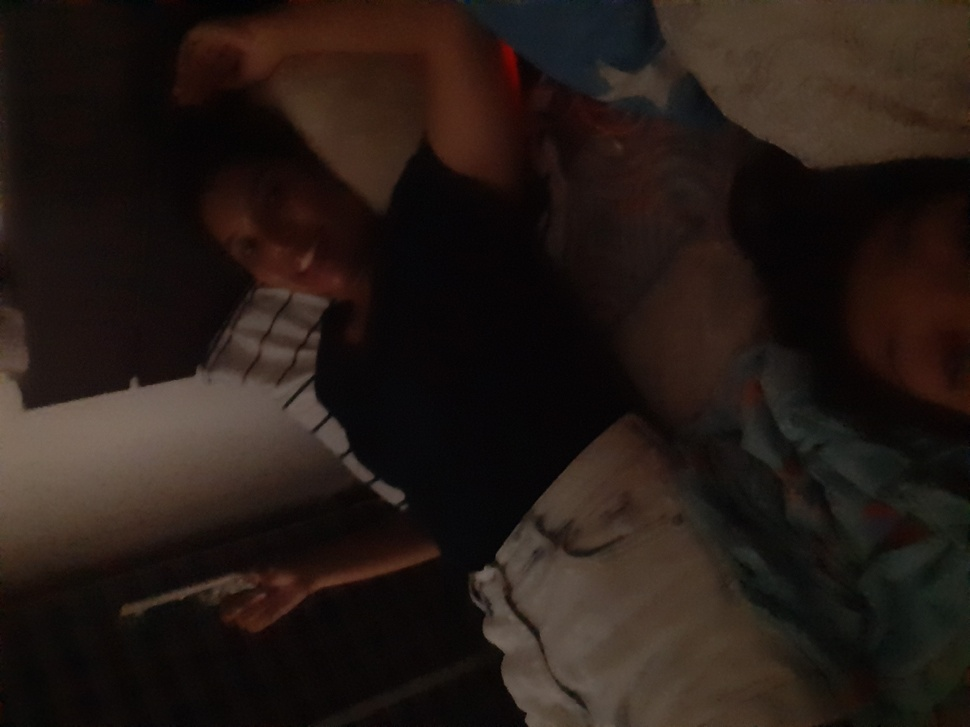
%> input picture Digital image formation and enhancement/4/d.jpg, 970 x 727 px, shrunk from 3296 x 2472 before the run
$ octave Act15.m   (GNU Octave 9; MATLAB toolbox functions it lacks are replaced by stand-ins)
%> lines starting %> are read from the running program, lines starting %| are printed output that depends on the picture
dark_im = imread("C:\Users\Faye\Documents\B1\1.5\d.JPG");
%> dark_im is the input picture: size 727x970x3 uint8; mean R, G, B 36.7, 26.6, 21.7
dark = imrotate(dark_im, -90);
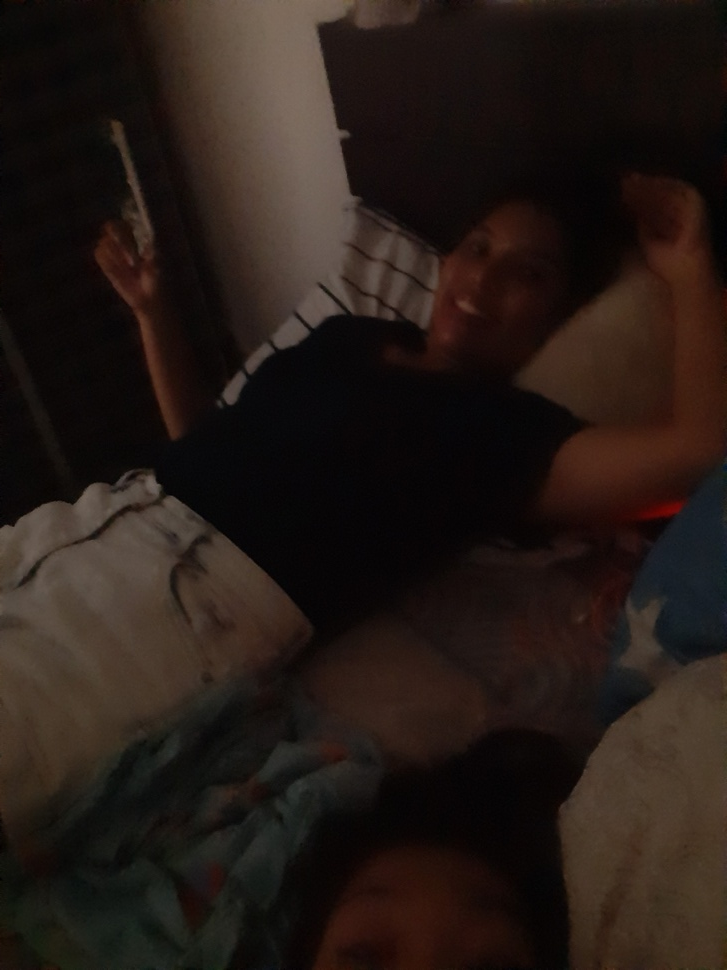
%> dark: size 970x727x3 uint8; mean R, G, B 36.7, 26.6, 21.7; mean of the top-left, top-right, bottom-left and bottom-right quarters 31.6, 20.9, 33.6, 27.3
Igray = rgb2gray(dark);
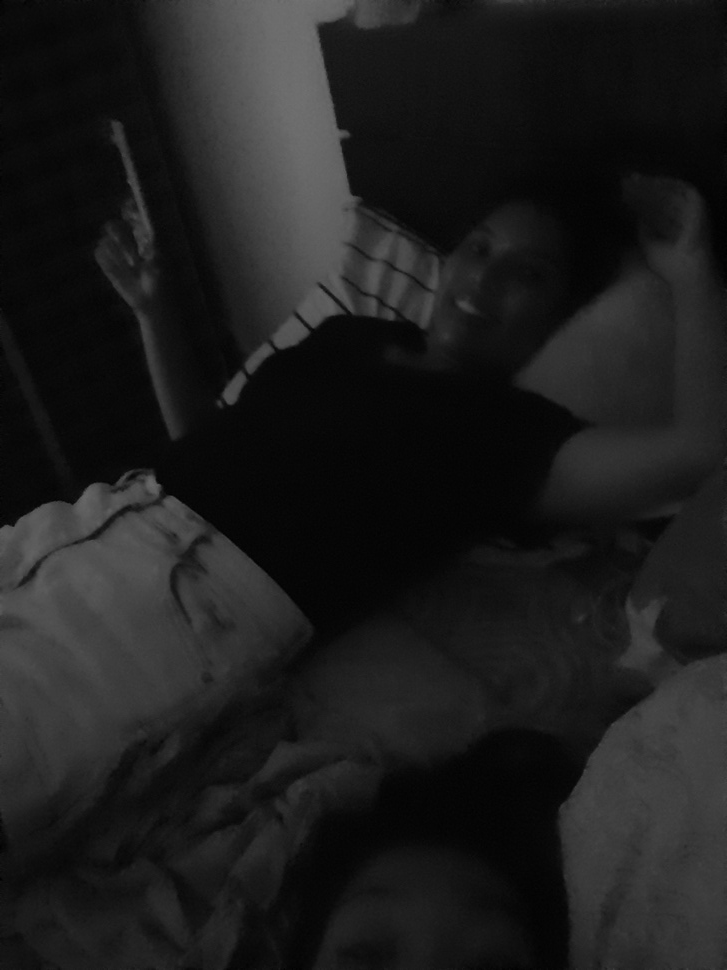
%> Igray: size 970x727 uint8; min 0, max 114, mean 29.1

% Get histogram.
[counts, grayLevels] = imhist(Igray);
%> counts = 256 values, max 34246 at index 7, min 0 at index 116, mean 2754.6; grayLevels = 256 values from 0 to 255

% Get cdf.
CDF = cumsum(counts);
%> CDF = 256 values from 4 to 705190
CDF = CDF / numel(Igray);
%> CDF = 256 values from 5.67e-06 to 1

index1 = find(CDF > 0.05, 1, 'first');
%> index1 = 7
lo = grayLevels(index1);
%> lo = 6
index2 = find(CDF > 0.95, 1, 'first');
%> index2 = 80
hi = grayLevels(index2);
%> hi = 79

Istretched=Igray;
R = hi-lo;
%> R = 73
scale = 255/R;
%> scale = 3.49
Istretched = round(Igray-lo.*scale);
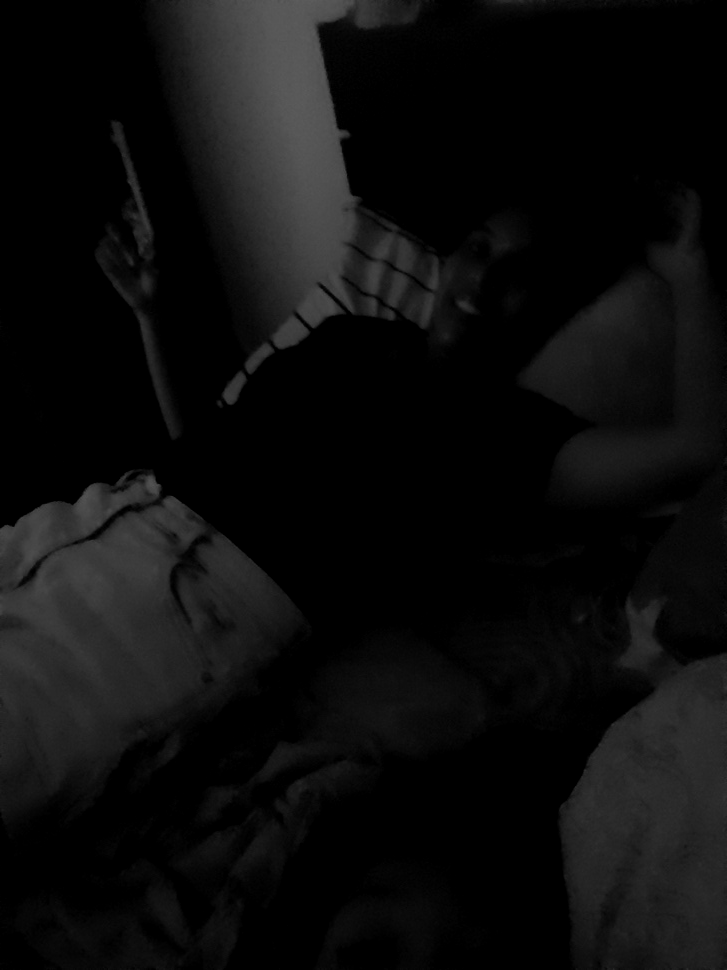
%> Istretched: size 970x727 uint8; min 0, max 93, mean 13
Istretched = uint8(Istretched);

PDF = hist(Igray(:), [0:255])/numel(Igray);
%> PDF = 256 values, max 0.0486 at index 7, min 0 at index 116, mean 0.00391
contrastPDF = hist(Istretched(:), [0:255])/numel(Istretched);
%> contrastPDF = 256 values, max 0.509 at index 1, min 0 at index 95, mean 0.00391
CDF = cumsum(PDF);
contrastCDF = cumsum(contrastPDF);
%> contrastCDF = 256 values from 0.509 to 1

%plotting

subplot(2,2,1);imshow(Igray);
subplot(2,2,2);imshow(Istretched);
subplot(2,2,3);bar(PDF);
subplot(2,2,4);bar(PDF);hold on
bar(contrastPDF,'r')
legend({'Original','Contrast stretched'})
xlabel('pixel values');
ylabel('Intensity')
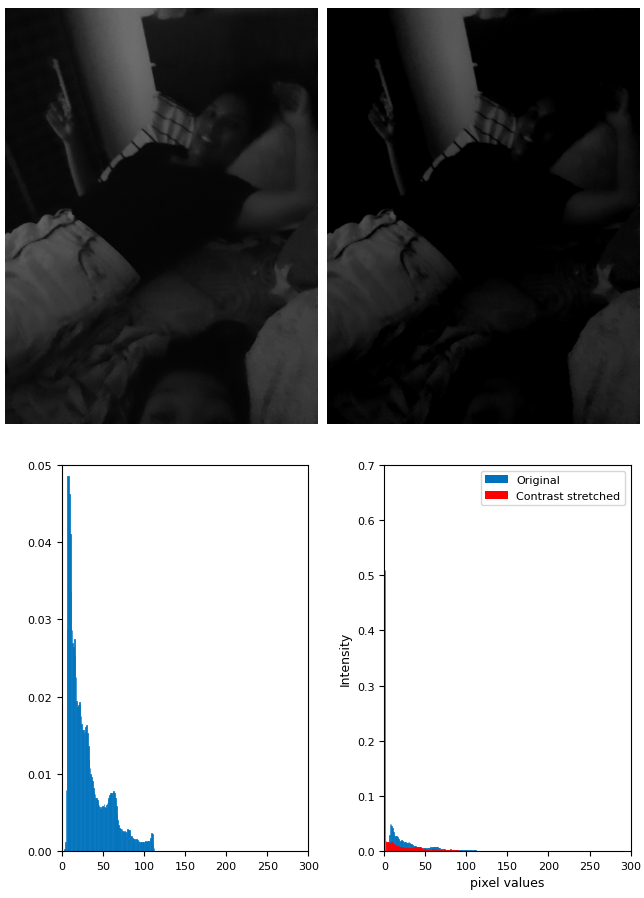
%> figure redrawn from the program's plot data, 4 panels

%imwrite(uint8(Igray),"C:\Users\Faye\Documents\B1\1.5\grayscale.JPG");
%imwrite(uint8(Istretched),"C:\Users\Faye\Documents\B1\1.5\stretch2575.JPG");
